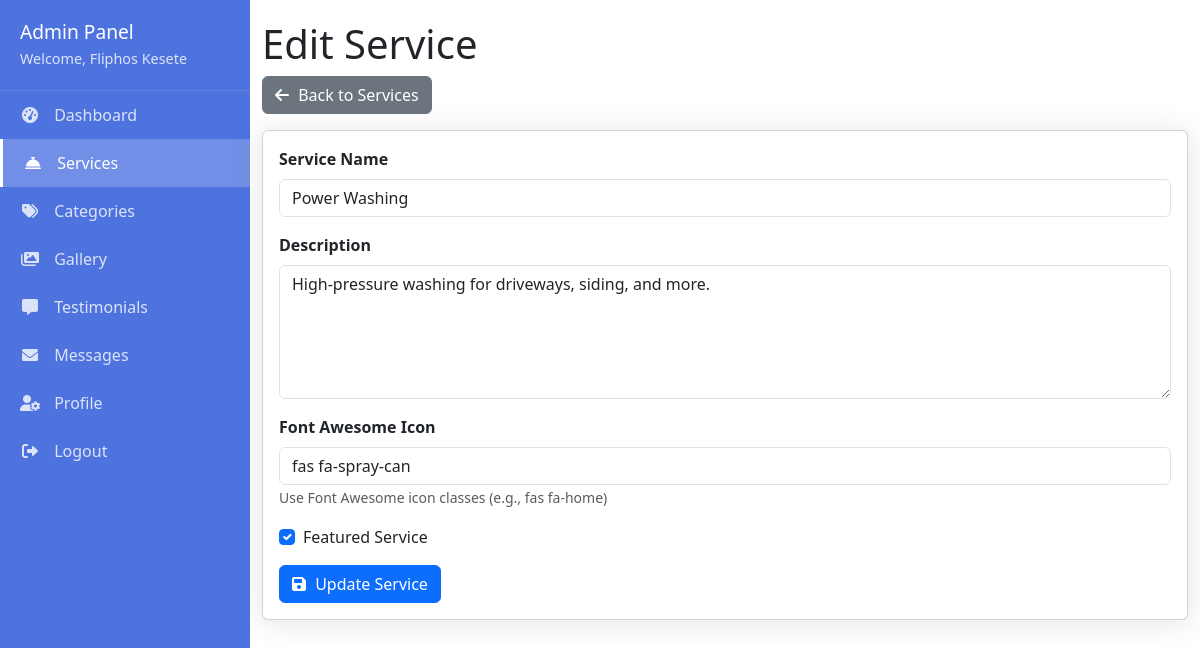
Screenshot of /admin/services/edit.php?id=3 (signed in) with the database file from the repository.
### tables this page shows
CREATE TABLE services (
    id INT AUTO_INCREMENT PRIMARY KEY,
    name VARCHAR(100) NOT NULL,
    description TEXT,
    icon VARCHAR(50),
    featured BOOLEAN DEFAULT FALSE,
    created_at TIMESTAMP DEFAULT CURRENT_TIMESTAMP
);

### admin/services/edit.php (the view, shortened to what this page needs)
<?php
include '../includes/header.php';
include '../includes/navbar.php';
$id = $_GET['id'];
$stmt = $pdo->prepare("SELECT * FROM services WHERE id = ?");
$stmt->execute([$id]);
$service = $stmt->fetch();
?>
<div class="container">
    <h1>Edit Service</h1>
    <a href="index.php" class="btn btn-secondary mb-3"><i class="fas fa-arrow-left"></i> Back to Services</a>
    <div class="card">
        <div class="card-body">
            <form action="edit.php?id=<?php echo $id; ?>" method="post">
                <div class="mb-3">
                    <label for="name" class="form-label">Service Name</label>
                    <input type="text" class="form-control" id="name" name="name" value="<?php echo htmlspecialchars($service['name']); ?>" required>
                </div>
                <div class="mb-3">
                    <label for="description" class="form-label">Description</label>
                    <textarea class="form-control" id="description" name="description" rows="5" required><?php echo htmlspecialchars($service['description']); ?></textarea>
                </div>
                <div class="mb-3">
                    <label for="icon" class="form-label">Font Awesome Icon</label>
                    <input type="text" class="form-control" id="icon" name="icon" value="<?php echo htmlspecialchars($service['icon']); ?>" required>
                    <small class="text-muted">Use Font Awesome icon classes (e.g., fas fa-home)</small>
                </div>
                <div class="mb-3 form-check">
                    <input type="checkbox" class="form-check-input" id="featured" name="featured" <?php echo $service['featured'] ? 'checked' : ''; ?>>
                    <label class="form-check-label" for="featured">Featured Service</label>
                </div>
                <button type="submit" class="btn btn-primary"><i class="fas fa-save"></i> Update Service</button>
            </form>
        </div>
    </div>
</div>
<?php include '../includes/footer.php'; ?>

### admin/assets/CSS/admin.css (style rules this page uses)
:root { --primary: #4e73df; --secondary: #858796; --success: #1cc88a; --info: #36b9cc; --warning: #f6c23e; --danger: #e74a3b; --light: #f8f9fc; --dark: #5a5c69; }
body { font-family: 'Nunito', sans-serif; background-color: #f8f9fc; }
.container { flex: 1; padding: 20px; max-width: 1200px; margin: 0 auto; }
.card { border: none; border-radius: 5px; box-shadow: 0 0.15rem 1.75rem 0 rgba(58, 59, 69, 0.15); margin-bottom: 20px; }
.card-body { padding: 20px; }
.form-label { font-weight: 600; margin-bottom: 5px; }
.btn { display: inline-flex; align-items: center; justify-content: center; padding: 8px 16px; border-radius: 4px; font-weight: 600; cursor: pointer; transition: all 0.3s; border: none; }
.btn i { margin-right: 5px; }
.btn-primary { background: var(--primary); color: white; }
.btn-secondary { background: var(--secondary); color: white; }

### rows the page displays
services: name "Power Washing", description "High-pressure washing for driveways, siding, and more.", icon "fas fa-spray-can", featured "☑"

### other values shown
$_SESSION['admin_name'] "Fliphos Kesete"
